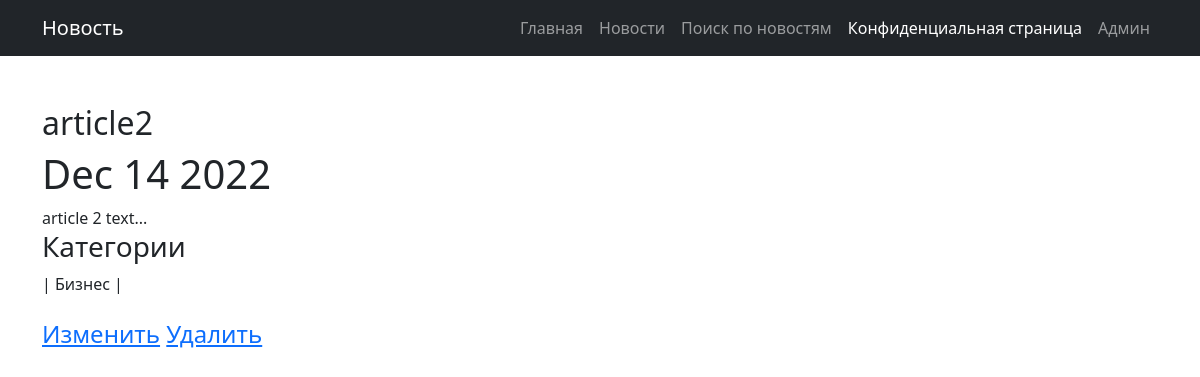
Before: /post/articles/2 with the older database file.
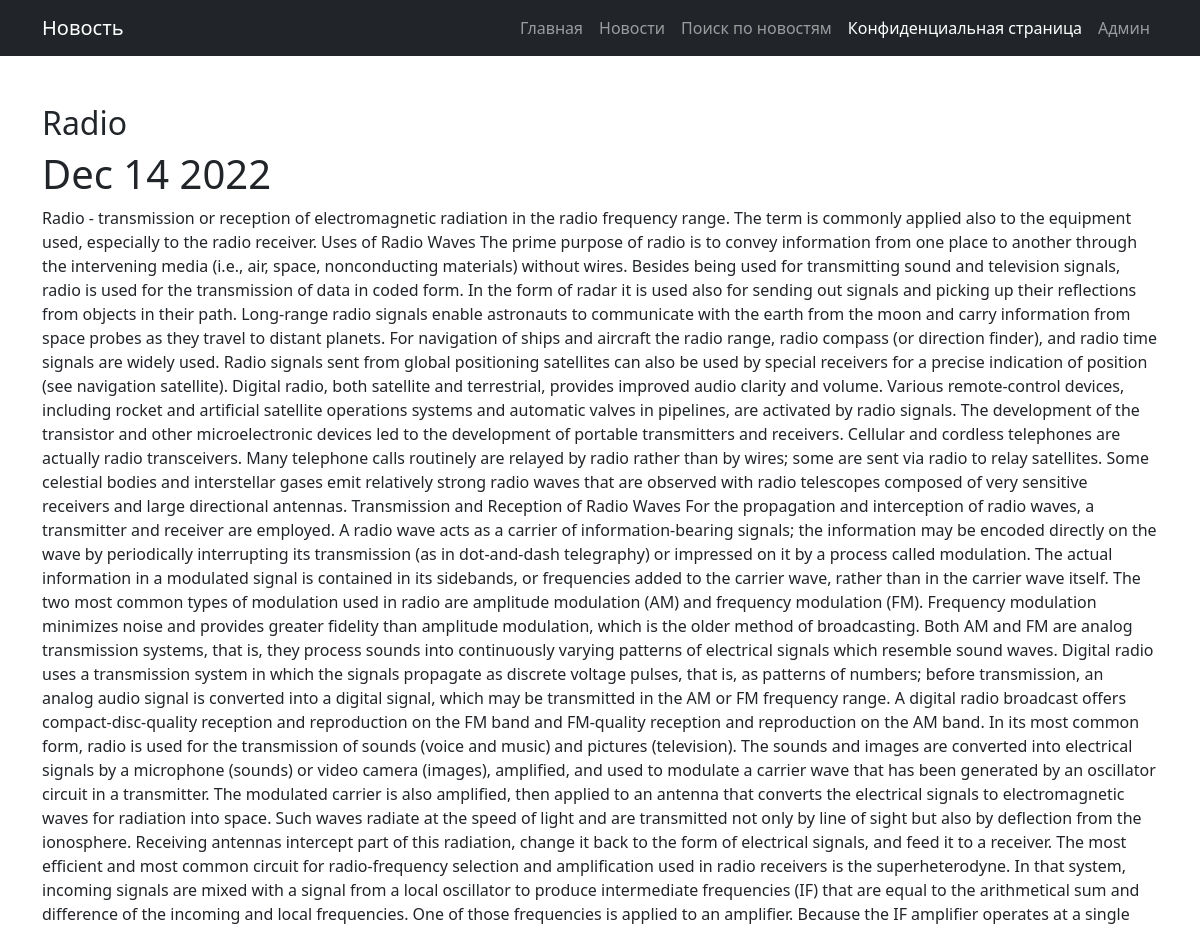
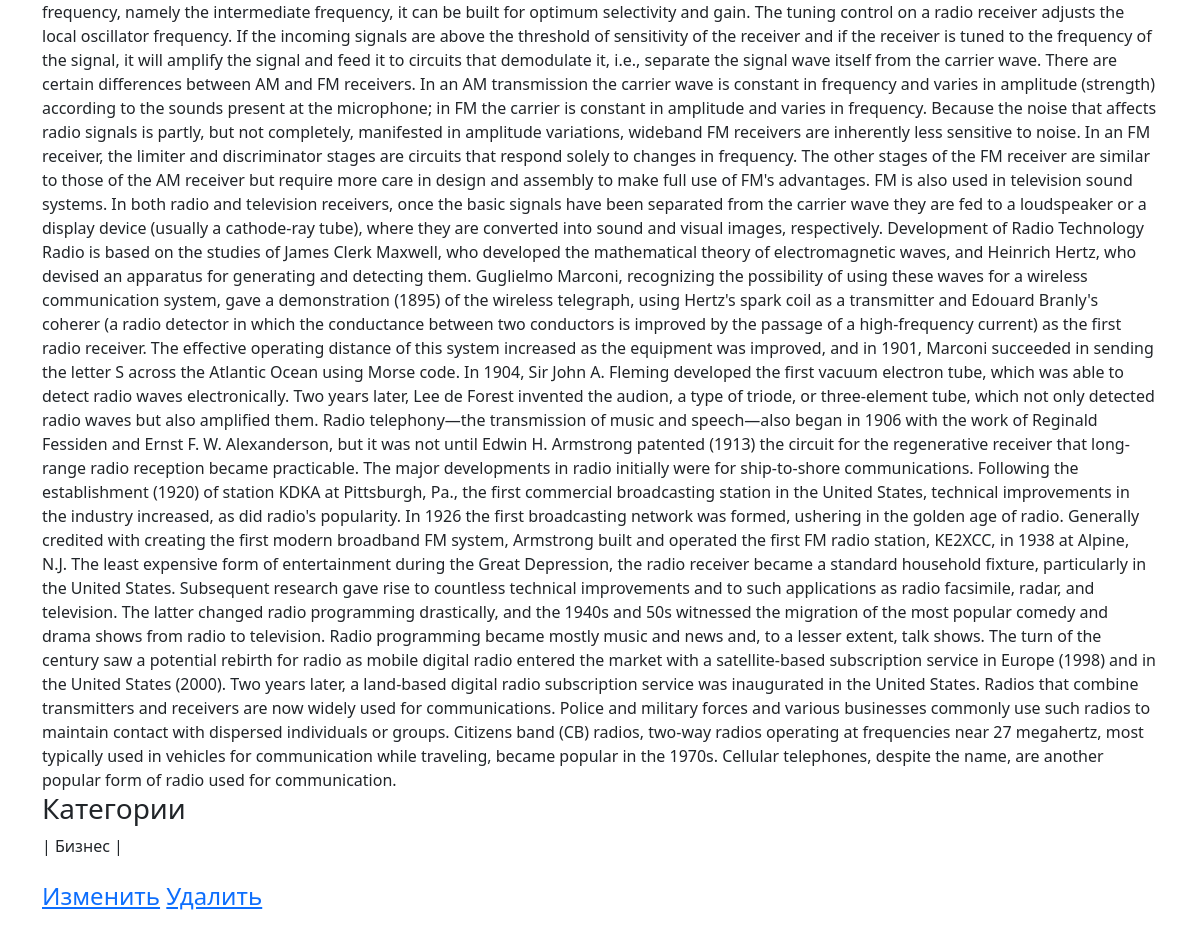
After: the same page with the newer database file (2 pictures, top to bottom).
### news/models.py (models this page shows, shortened)
class Post(models.Model):
    post_var = models.CharField(max_length = 8, choices = chois, default = articles)
    post_time = models.DateTimeField(auto_now_add = True)
    header = models.CharField(max_length = 64)
    text = models.TextField()
    post_rating = models.IntegerField(default = 0)
    author = models.ForeignKey('Author', on_delete = models.CASCADE)
    category = models.ManyToManyField('Category', through = 'PostCategory')

### news/views.py (the view)
# urls.py: path('<str:post_var>/<int:pk>', NewsDetail.as_view(), name = 'news_detail'),
class NewsDetail(DetailView):
    model = Post
    template_name = 'new.html'
    context_object_name = 'new'
    def get_context_data(self, **kwargs):
        context = super().get_context_data(**kwargs)
        context['category'] = PostCategory.objects.filter(post = self.kwargs['pk']).values('category__category_name')
        return context

### news/templatetags/custom_filters.py (called while the page is built)
@register.filter()
def censor(value):
    censor_list = ('cricket', 'ball', 'soccer')
    value = value.split()
    cens_value = ''
    for val in value:
        if val.lower() not in censor_list:
            cens_value = cens_value + val + ' '
        else:
            cens_value = cens_value + val.replace(val[1::], '*'*(len(val)-1)) + ' '
    return f'{cens_value}'

### templates/new.html (shortened to what this page needs)
{% extends 'flatpages/default.html' %}
{% load custom_filters %}
{% block title_navbar %}
Новость
{% endblock title_navbar %}
{% block content %}
    <h2>{{ new.header|censor }}</h2>  <h1>{{ new.post_time|date:'M d Y' }}</h1>
    {{ new.text|censor }}
    <br>
    <h3>Категории</h3>
    {% for cat in category %}
    | {{ cat.category__category_name }} |
    {% endfor %}
    <br><br>
    <h4><a href=http://127.0.0.1:8000/post/{{ new.post_var }}/{{ new.pk }}/update>Изменить</a>
        <a href=http://127.0.0.1:8000/post/{{ new.post_var }}/{{ new.pk }}/delete>Удалить</a></h4>
{% endblock content %}

Changed rows visible on the page:
changed Post: header|censor "article2" → "Radio"; text|censor "article 2 text..." → "Radio - transmission or reception of electromagnetic radiation in the radio frequency range. The term is commonly applied also to the equipment used, especially to the radio receiver. Uses of Radio Waves The prime purpose of radio is to convey information from one place to another through the intervening media (i.e., air, space, nonconducting materials) without wires. Besides being used for transmitting sound and television signals, radio is used for the transmission of data in coded form. In the form of radar it is used also for sending out signals and picking up their reflections from objects in their path. Long-range radio signals enable astronauts to communicate with the earth from the…"
